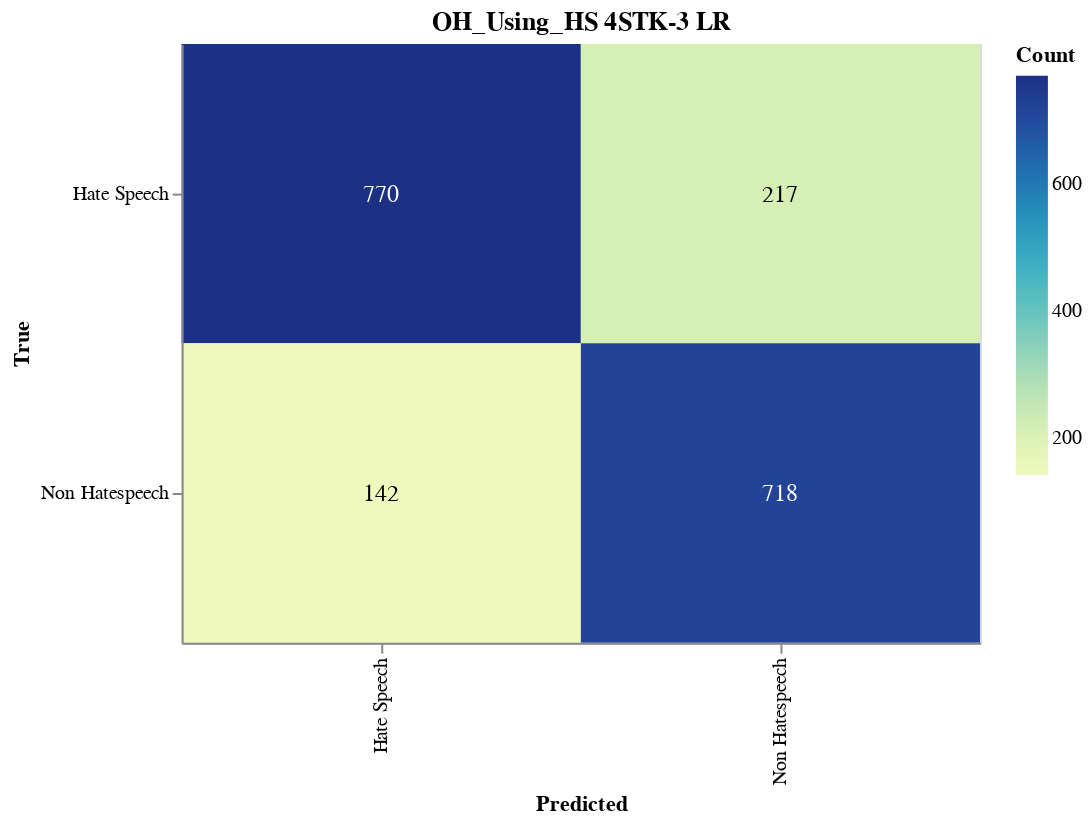

Notebook cell for this chart:
### Markdown cell above
#### Save CM

### Code cell
import altair as alt
import altair_saver
import pandas as pd
from sklearn.metrics import confusion_matrix

# Calculate the confusion matrix
cm = confusion_matrix(y_val, adjusted_predictions)

# Define class names
class_names = ['Hate Speech', 'Non Hatespeech']

# Convert confusion matrix to DataFrame
cm_df = pd.DataFrame(cm, index=class_names, columns=class_names).reset_index().melt(id_vars='index')
cm_df.columns = ['True', 'Predicted', 'Count']

# Ensure the order of categories
cm_df['True'] = pd.Categorical(cm_df['True'], categories=class_names, ordered=True)
cm_df['Predicted'] = pd.Categorical(cm_df['Predicted'], categories=class_names, ordered=True)

# Create the Altair plot
heatmap = alt.Chart(cm_df).mark_rect().encode(
    x=alt.X('Predicted:O', sort=class_names),
    y=alt.Y('True:O', sort=class_names),
    color='Count:Q',
    tooltip=['True', 'Predicted', 'Count']
).properties(
    width=400,
    height=300,
    title='OH_Using_HS 4STK-3 LR'
)

# Add text labels
text = heatmap.mark_text(
    align='center',
    baseline='middle',
    fontSize=12
).encode(
    text='Count:Q',
    color=alt.condition(
        alt.datum.Count > cm.max() / 2,
        alt.value('white'),
        alt.value('black')
    )
)

# Combine heatmap and text
final_chart = heatmap + text

# Display the plot
final_chart.show()

### Figure 1 — Vega-Lite specification as saved in the notebook (floating-point values rounded to 4 significant figures)
{"config": {"view": {"continuousWidth": 300, "continuousHeight": 300}}, "layer": [{"mark": {"type": "rect"}, "encoding": {"color": {"field": "Count", "type": "quantitative"}, "tooltip": [{"field": "True", "type": "ordinal"}, {"field": "Predicted", "type": "ordinal"}, {"field": "Count", "type": "quantitative"}], "x": {"field": "Predicted", "sort": ["Hate Speech", "Non Hatespeech"], "type": "ordinal"}, "y": {"field": "True", "sort": ["Hate Speech", "Non Hatespeech"], "type": "ordinal"}}, "title": "OH_Using_HS 4STK-3 LR"}, {"mark": {"type": "text", "align": "center", "baseline": "middle", "fontSize": 12}, "encoding": {"color": {"condition": {"test": "(datum.Count > 385.0)", "value": "white"}, "value": "black"}, "text": {"field": "Count", "type": "quantitative"}, "tooltip": [{"field": "True", "type": "ordinal"}, {"field": "Predicted", "type": "ordinal"}, {"field": "Count", "type": "quantitative"}], "x": {"field": "Predicted", "sort": ["Hate Speech", "Non Hatespeech"], "type": "ordinal"}, "y": {"field": "True", "sort": ["Hate Speech", "Non Hatespeech"], "type": "ordinal"}}, "title": "OH_Using_HS 4STK-3 LR"}], "data": {"name": "data-11ce593ccda0199fce2ab3ea639bc0fb"}, "height": 300, "width": 400, "$schema": "https://vega.github.io/schema/vega-lite/v5.17.0.json", "datasets": {"data-11ce593ccda0199fce2ab3ea639bc0fb": [{"True": "Hate Speech", "Predicted": "Hate Speech", "Count": 770}, {"True": "Non Hatespeech", "Predicted": "Hate Speech", "Count": 142}, {"True": "Hate Speech", "Predicted": "Non Hatespeech", "Count": 217}, {"True": "Non Hatespeech", "Predicted": "Non Hatespeech", "Count": 718}]}}
